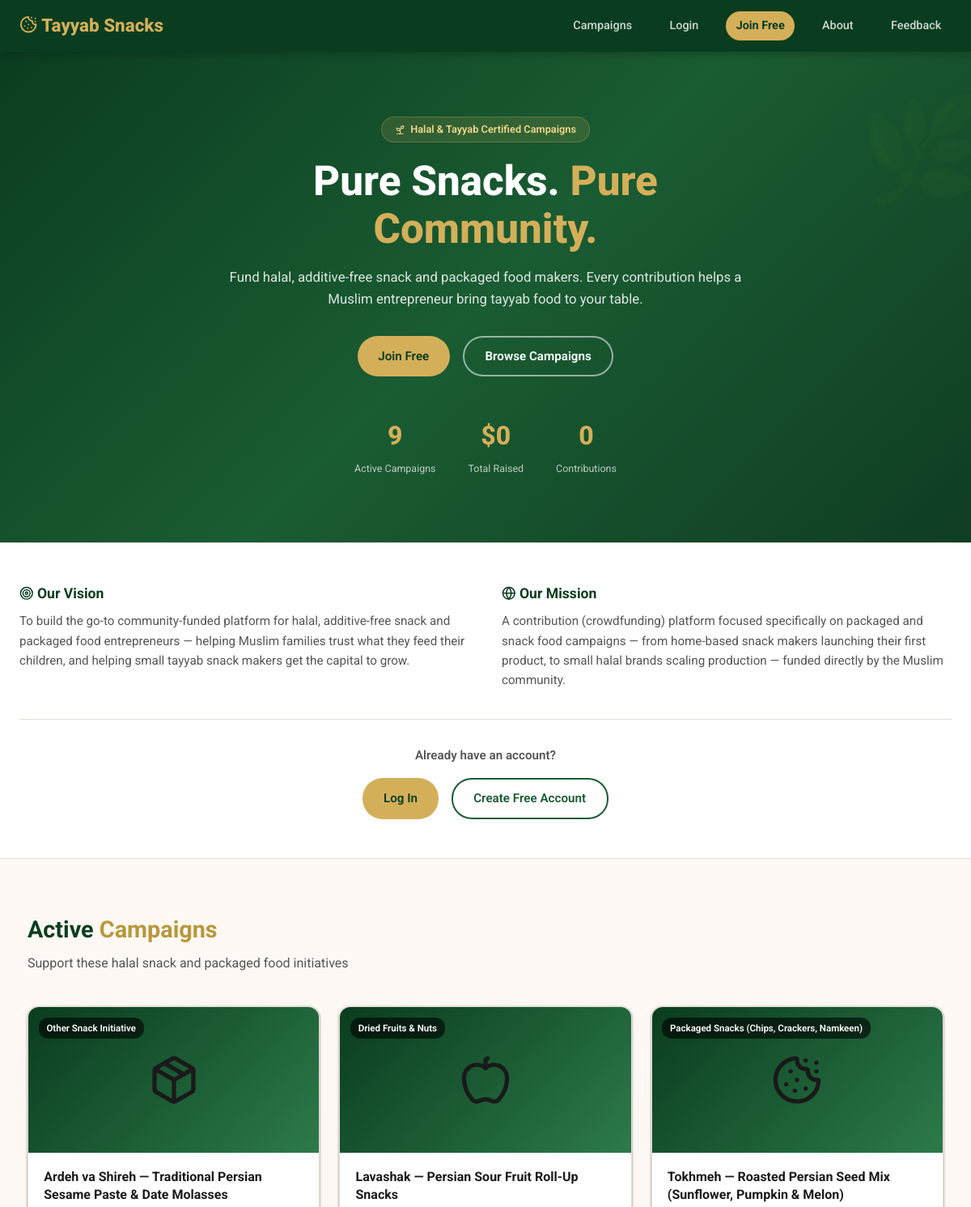
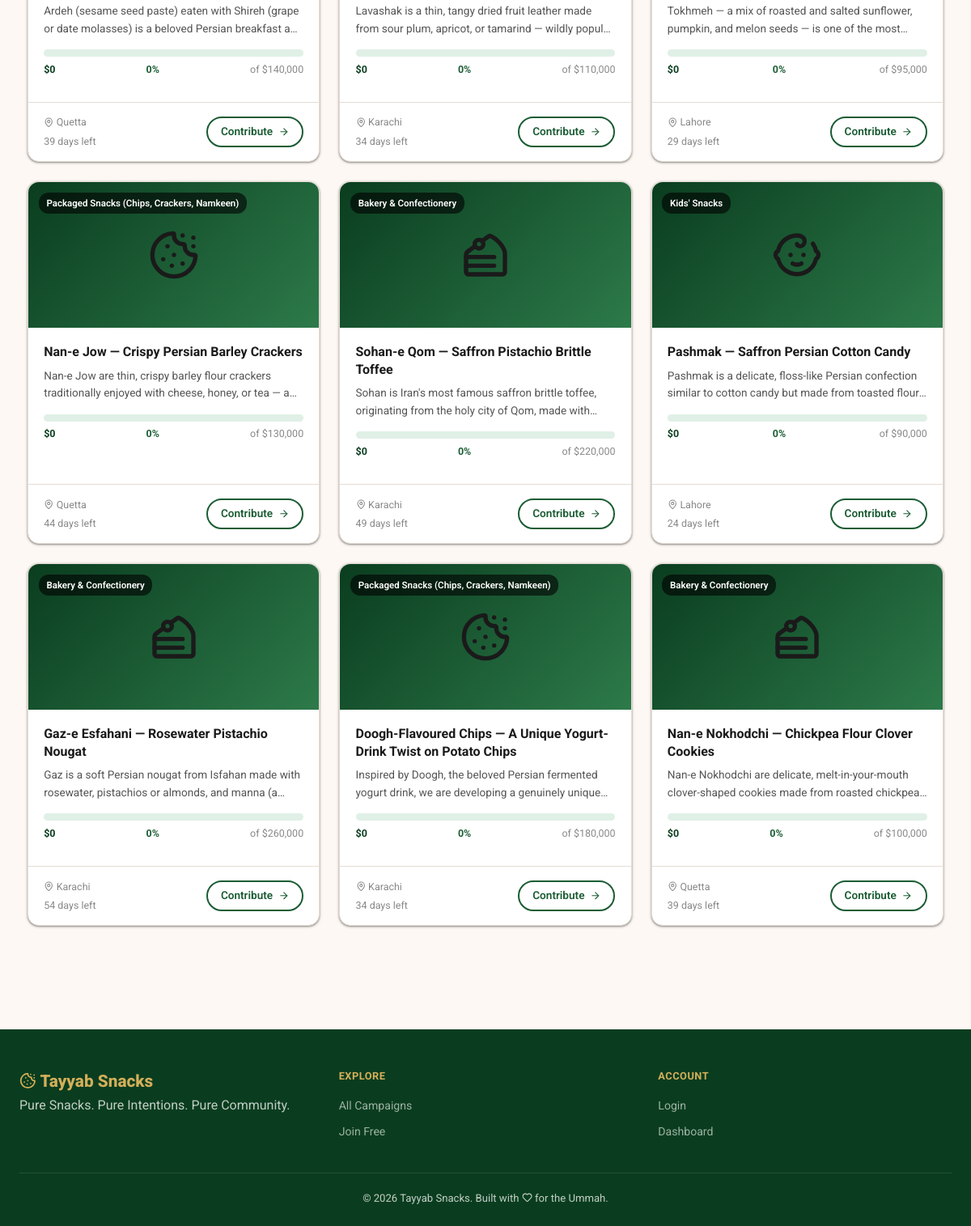
The page / on the database its author committed (2 pictures, top to bottom).
### tables this page shows
CREATE TABLE IF NOT EXISTS campaigns (
    id            INT UNSIGNED AUTO_INCREMENT PRIMARY KEY,
    user_id       INT UNSIGNED NOT NULL,
    category_id   INT UNSIGNED,
    title         VARCHAR(200) NOT NULL,
    description   TEXT NOT NULL,
    goal_amount   DECIMAL(12,2) NOT NULL,
    raised_amount DECIMAL(12,2) DEFAULT 0.00,
    city          VARCHAR(100),
    image_url     VARCHAR(500),
    deadline      DATE,
    status        ENUM('pending','active','funded','closed','rejected') DEFAULT 'pending',
    created_at    TIMESTAMP DEFAULT CURRENT_TIMESTAMP,
    updated_by    INT UNSIGNED NULL,
    updated_at    TIMESTAMP NULL,
    FOREIGN KEY (user_id)     REFERENCES users(id) ON DELETE CASCADE,
    FOREIGN KEY (category_id) REFERENCES categories(id) ON DELETE SET NULL,
    FOREIGN KEY (updated_by)  REFERENCES users(id) ON DELETE SET NULL,
    INDEX idx_status (status),
    INDEX idx_user (user_id)
);

CREATE TABLE IF NOT EXISTS categories (
    id   INT UNSIGNED AUTO_INCREMENT PRIMARY KEY,
    name VARCHAR(100) NOT NULL,
    icon VARCHAR(30)
);

### index.php (the view, shortened to what this page needs)
<?php
require_once __DIR__ . '/db.php';
$user = auth();
$campaigns = $pdo->query(
    "SELECT c.*, u.name AS creator_name, cat.name AS cat_name, cat.icon AS cat_icon
     FROM campaigns c
     JOIN users u ON u.id = c.user_id
     LEFT JOIN categories cat ON cat.id = c.category_id
     WHERE c.status = 'active'
     ORDER BY c.created_at DESC LIMIT 12"
)->fetchAll();
$stats = $pdo->query(
    "SELECT (SELECT COUNT(*) FROM campaigns WHERE status='active') AS active_count,
            (SELECT COALESCE(SUM(raised_amount),0) FROM campaigns) AS total_raised,
            (SELECT COUNT(*) FROM contributions) AS contributor_count"
)->fetch();
?>
<!DOCTYPE html>
<html lang="en">
<head>
<link rel="stylesheet" href="style.css">
</head>
<body>
<nav class="navbar">
    <a class="nav-brand" href="index.php"><i data-lucide="cookie" class="lucide-icon"></i> <?= e(SITE_NAME) ?></a>
    <div class="nav-links">
        <a href="campaigns.php">Campaigns</a>
        <?php if ($user): ?><span class="nav-user"><i data-lucide="user" class="lucide-icon"></i> <?= e($user['name']) ?></span>
            <a href="submit.php">+ Start a Campaign</a>
            <a href="dashboard.php">Dashboard</a>
            <?php if (!empty($user['is_admin'])): ?><a href="admin.php">Admin</a><?php endif; ?>
            <a href="logout.php" class="nav-btn">Logout</a>
        <?php else: ?>
            <a href="login.php">Login</a>
            <a href="register.php" class="nav-btn">Join Free</a>
        <?php endif; ?>
        <a href="about.php">About</a>
        <a href="feedback.php">Feedback</a>
    </div>
</nav>
<header class="hero">
    <div class="hero-content">
        <div class="hero-badge"><i data-lucide="sprout" class="lucide-icon"></i> Halal &amp; Tayyab Certified Campaigns</div>
        <h1>Pure Snacks. <span>Pure Community.</span></h1>
        <p>Fund halal, additive-free snack and packaged food makers. Every contribution helps a Muslim entrepreneur bring tayyab food to your table.</p>
        <div class="hero-actions">
            <?php if ($user): ?>
                <a href="submit.php" class="btn btn-primary">+ Start a Campaign</a>
            <?php else: ?>
                <a href="register.php" class="btn btn-primary">Join Free</a>
            <?php endif; ?>
            <a href="#campaigns" class="btn btn-secondary">Browse Campaigns</a>
        </div>
        <div class="hero-stats">
            <div class="hero-stat"><span class="num"><?= (int) $stats['active_count'] ?></span><span class="lbl">Active Campaigns</span></div>
            <div class="hero-stat"><span class="num">$<?= number_format((float) $stats['total_raised']) ?></span><span class="lbl">Total Raised</span></div>
            <div class="hero-stat"><span class="num"><?= (int) $stats['contributor_count'] ?></span><span class="lbl">Contributions</span></div>
        </div>
    </div>
</header>
<?php if (!$user): ?>
<section class="mission-band">
    <div class="mission-grid">
        <div>
            <h3><i data-lucide="target" class="lucide-icon"></i> Our Vision</h3>
            <p>To build the go-to community-funded platform for halal, additive-free snack and packaged food entrepreneurs — helping Muslim families trust what they feed their children, and helping small tayyab snack makers get the capital to grow.</p>
        </div>
        <div>
            <h3><i data-lucide="globe" class="lucide-icon"></i> Our Mission</h3>
            <p>A contribution (crowdfunding) platform focused specifically on packaged and snack food campaigns — from home-based snack makers launching their first product, to small halal brands scaling production — funded directly by the Muslim community.</p>
        </div>
    </div>
    <div class="mission-cta">
        <p>Already have an account?</p>
        <div class="hero-actions" style="justify-content:center">
            <a href="login.php" class="btn btn-primary">Log In</a>
            <a href="register.php" class="btn btn-outline">Create Free Account</a>
        </div>
    </div>
</section>
<?php endif; ?>
<div class="container section" id="campaigns">
    <h2 class="section-title">Active <span>Campaigns</span></h2>
    <p class="section-sub">Support these halal snack and packaged food initiatives</p>
    <?php if (!$campaigns): ?>
        <div class="empty-state"><div class="icon"><i data-lucide="inbox" class="lucide-icon"></i></div><h3>No active campaigns right now</h3></div>
    <?php else: ?>
    <div class="grid-3">
        <?php foreach ($campaigns as $c):
            $pct = progressPct((float) $c['raised_amount'], (float) $c['goal_amount']);
            $daysLeft = $c['deadline'] ? max(0, (int) ((strtotime($c['deadline']) - time()) / 86400)) : null;
        ?>
        <a href="campaign.php?id=<?= (int) $c['id'] ?>" class="campaign-card" style="text-decoration:none;color:inherit">
            <div class="campaign-img">
                <?php if ($c['image_url']): ?><img src="<?= e($c['image_url']) ?>" alt=""><?php else: ?><?= catIcon($c['cat_icon'] ?: 'cookie') ?><?php endif; ?>
                <?php if ($c['cat_name']): ?><span class="campaign-cat-badge"><?= e($c['cat_name']) ?></span><?php endif; ?>
            </div>
            <div class="campaign-body">
                <div class="campaign-title"><?= e($c['title']) ?></div>
                <div class="campaign-desc"><?= e($c['description']) ?></div>
                <div class="prog-wrap">
                    <div class="prog-bar"><div class="prog-fill" style="width:<?= $pct ?>%"></div></div>
                    <div class="prog-labels">
                        <span class="prog-raised">$<?= number_format((float) $c['raised_amount']) ?></span>
                        <span class="prog-pct"><?= $pct ?>%</span>
                        <span class="prog-goal">of $<?= number_format((float) $c['goal_amount']) ?></span>
                    </div>
                </div>
            </div>
            <div class="campaign-footer">
                <div class="campaign-meta">
                    <span><i data-lucide="map-pin" class="lucide-icon"></i> <?= e($c['city'] ?: 'N/A') ?></span>
                    <span><?= $daysLeft !== null ? $daysLeft . ' days left' : 'No deadline' ?></span>
                </div>
                <span class="btn btn-outline btn-sm">Contribute <i data-lucide="arrow-right" class="lucide-icon"></i></span>
            </div>
        </a>
        <?php endforeach; ?>
    </div>
    <?php endif; ?>
</div>
<footer>
    <div class="footer-grid">
        <div>
            <div class="footer-brand"><i data-lucide="cookie" class="lucide-icon"></i> <?= e(SITE_NAME) ?></div>
            <p>Pure Snacks. Pure Intentions. Pure Community.</p>
        </div>
        <div>
            <div class="footer-heading">Explore</div>
            <ul class="footer-links">
                <li><a href="campaigns.php">All Campaigns</a></li>
                <li><a href="register.php">Join Free</a></li>
            </ul>
        </div>
        <div>
            <div class="footer-heading">Account</div>
            <ul class="footer-links">
                <li><a href="login.php">Login</a></li>
                <li><a href="dashboard.php">Dashboard</a></li>
            </ul>
        </div>
    </div>
    <div class="footer-bottom">&copy; <?= date('Y') ?> <?= e(SITE_NAME) ?>. Built with <i data-lucide="heart" class="lucide-icon"></i> for the Ummah.</div>
</footer>
</body>
</html>

### db.php (shortened to what this page needs)
<?php
function e(string $s): string {
    return htmlspecialchars($s, ENT_QUOTES, 'UTF-8');
}
function auth(): ?array {
    if (!isset($_SESSION['user'])) {
        return null;
    }
    return $_SESSION['user'];
}
function catIcon(?string $iconName): string {
    return '<i data-lucide="' . e($iconName ?: 'package') . '" class="lucide-icon"></i>';
}
function progressPct(float $raised, float $goal): int {
    return (int) min(100, round($raised / $goal * 100));
}

### rows shown on the page
campaigns: category.name "Other Snack Initiative", title "Ardeh va Shireh — Traditional Persian Sesame Paste & Date Molasses", description "Ardeh (sesame seed paste) eaten with Shireh (grape or date molasses) is a beloved Persian breakfast…", raised_amount "0", pct "0", goal_amount "140,000", city "Quetta", deadline "39"
campaigns: category.name "Dried Fruits & Nuts", title "Lavashak — Persian Sour Fruit Roll-Up Snacks", description "Lavashak is a thin, tangy dried fruit leather made from sour plum, apricot, or tamarind — wildly…", raised_amount "0", pct "0", goal_amount "110,000", city "Karachi", deadline "34"
campaigns: category.name "Packaged Snacks (Chips, Crackers, Namkeen)", title "Tokhmeh — Roasted Persian Seed Mix (Sunflower, Pumpkin & Melon)", description "Tokhmeh — a mix of roasted and salted sunflower, pumpkin, and melon seeds — is one of the…", raised_amount "0", pct "0", goal_amount "95,000", city "Lahore", deadline "29"
campaigns: category.name "Packaged Snacks (Chips, Crackers, Namkeen)", title "Nan-e Jow — Crispy Persian Barley Crackers", description "Nan-e Jow are thin, crispy barley flour crackers traditionally enjoyed with cheese, honey, or tea —…", raised_amount "0", pct "0", goal_amount "130,000", city "Quetta", deadline "44"
campaigns: category.name "Bakery & Confectionery", title "Sohan-e Qom — Saffron Pistachio Brittle Toffee", description "Sohan is Iran's most famous saffron brittle toffee, originating from the holy city of Qom, made…", raised_amount "0", pct "0", goal_amount "220,000", city "Karachi", deadline "49"
campaigns: category.name "Kids' Snacks", title "Pashmak — Saffron Persian Cotton Candy", description "Pashmak is a delicate, floss-like Persian confection similar to cotton candy but made from toasted…", raised_amount "0", pct "0", goal_amount "90,000", city "Lahore", deadline "24"
campaigns: category.name "Bakery & Confectionery", title "Gaz-e Esfahani — Rosewater Pistachio Nougat", description "Gaz is a soft Persian nougat from Isfahan made with rosewater, pistachios or almonds, and manna…", raised_amount "0", pct "0", goal_amount "260,000", city "Karachi", deadline "54"
campaigns: category.name "Packaged Snacks (Chips, Crackers, Namkeen)", title "Doogh-Flavoured Chips — A Unique Yogurt-Drink Twist on Potato Chips", description "Inspired by Doogh, the beloved Persian fermented yogurt drink, we are developing a genuinely…", raised_amount "0", pct "0", goal_amount "180,000", city "Karachi", deadline "34"
campaigns: category.name "Bakery & Confectionery", title "Nan-e Nokhodchi — Chickpea Flour Clover Cookies", description "Nan-e Nokhodchi are delicate, melt-in-your-mouth clover-shaped cookies made from roasted…", raised_amount "0", pct "0", goal_amount "100,000", city "Quetta", deadline "39"

### other values the page prints
SITE_NAME "Tayyab Snacks"
$stats['active_count'] "9"
$stats['total_raised'] "0"
$stats['contributor_count'] "0"
